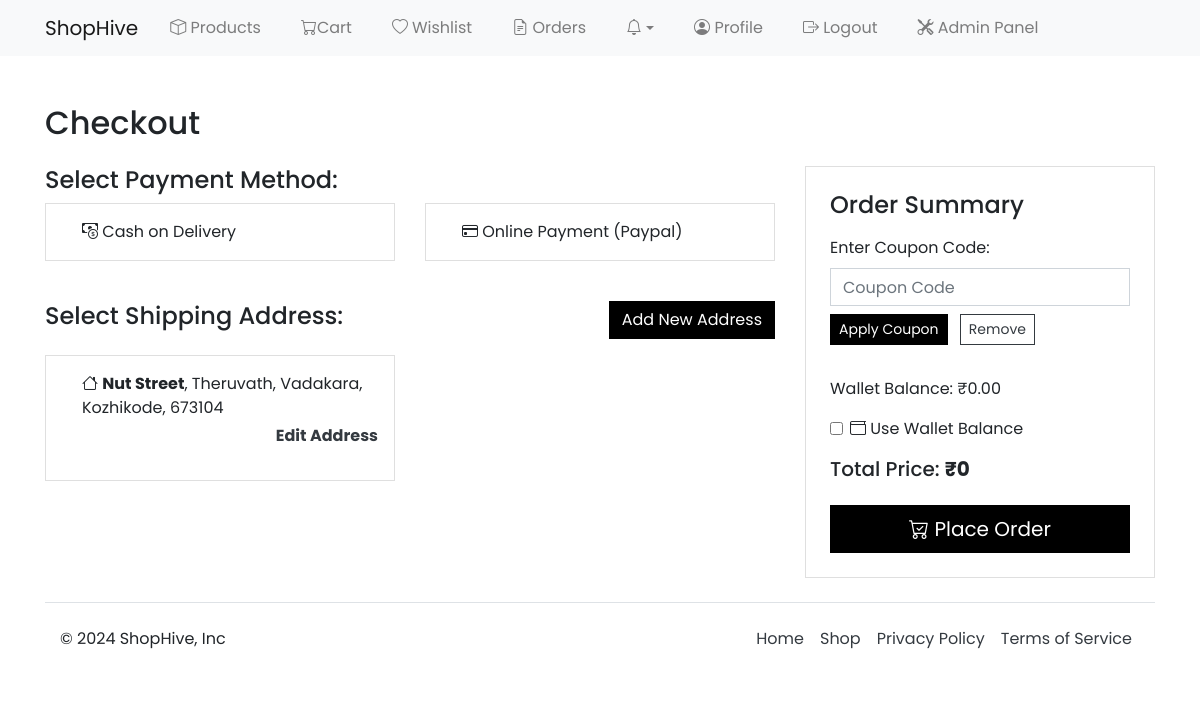
The app's page /checkout/ (signed in) with its own data.
### ecommerce_app/models.py (models this page shows, shortened)
class Address(models.Model):
    ADDRESS_TYPES = [
        ("billing", "Billing"),
        ("shipping", "Shipping"),
        ("office", "Office"),
        ("home", "Home"),
    ]
    user = models.ForeignKey(
        UserProfile, on_delete=models.CASCADE, related_name="addresses"
    )
    line_1 = models.TextField()
    line_2 = models.TextField(null=True, blank=True)
    city = models.CharField(max_length=50)
    state = models.CharField(max_length=50)
    post_code = models.CharField(max_length=6)
    is_primary = models.BooleanField(default=False)
    address_type = models.CharField(max_length=20, choices=ADDRESS_TYPES)

class UserProfile(AbstractUser):
    email = models.EmailField(unique=True, null=True, blank=True)
    is_blocked = models.BooleanField(default=False)
    phone_number = PhoneNumberField(unique=True, null=True, blank=True)

class Wallet(models.Model):
    user = models.OneToOneField(
        UserProfile, on_delete=models.CASCADE, related_name="wallet"
    )
    balance = models.DecimalField(max_digits=10, decimal_places=2, default=0.00)
    last_updated = models.DateTimeField(auto_now=True)

class Cart(models.Model):
    user = models.OneToOneField(
        UserProfile, on_delete=models.CASCADE, related_name="cart"
    )
    @property
    def total_price(self):
        return sum(item.total_price for item in self.cart_products.all())
    def total_items(self):
        return self.cart_products.count()

### ecommerce_app/views.py (the view, shortened to what this page needs)
# urls.py: path("checkout/", views.checkout, name="checkout"),
@login_required
@transaction.atomic
def checkout(request):
    user = request.user
    cart = get_object_or_404(Cart, user=user)
    addresses = Address.objects.filter(user=user, address_type="shipping")
    c = CurrencyConverter()
    wallet, created = Wallet.objects.get_or_create(user=user)
    invalid_items = validate_cart(cart)
    if invalid_items:
        for cart_product, _ in invalid_items:
            cart_product.delete()
        messages.error(request, "Some items in your cart are no longer available and have been removed. Please review your cart.")
        return redirect("app:view_cart")
    return render(request, "app/checkout.html", {"cart": cart, "addresses": addresses})

### ecommerce_app/views.py (called while the page is built, shortened)
def validate_cart(cart):
    invalid_items = []
    return invalid_items

### ecommerce_app/templates/app/checkout.html (shortened to what this page needs)
{% extends './base.html' %} {% load static %} {% block content %}
{% load humanize %}
<div class="container mt-5">
  <h2 class="mb-4">Checkout</h2>
  <div class="row">
    <div class="col-md-8">
      <form method="post">
        <div class="mb-4">
          <h4>Select Payment Method:</h4>
          <div class="row">
            <div class="col-md-6 mb-3">
              <div class="card p-3 cursor-pointer js-select-card" data-input-id="payment_method_COD">
                <div class="form-check">
                  <label for="payment_method_COD" class="form-check-label">
                    <i class="bi bi-cash-coin"></i> Cash on Delivery
                  </label>
                </div>
              </div>
            </div>
            <div class="col-md-6 mb-3">
              <div class="card p-3 cursor-pointer js-select-card" data-input-id="payment_method_ONLINE">
                <div class="form-check">
                  <label class="form-check-label" for="payment_method_ONLINE">
                    <i class="bi bi-credit-card"></i> Online Payment (Paypal)
                  </label>
                </div>
              </div>
            </div>
          </div>
        </div>
        <div class="mb-4">
          <div class="d-flex justify-content-between align-items-center mb-3">
            <h4>Select Shipping Address:</h4>
            <a href="{% url 'app:add_address' %}?next={% url 'app:checkout' %}" class="btn btn-black">Add New Address</a>
        </div>
          <div class="row">
            {% for address in addresses %}
            <div class="col-md-6 mb-3">
              <div class="card p-3 h-100 cursor-pointer js-select-card" data-input-id="address_{{ address.id }}">
                <div class="form-check mb-3">
                  <label for="address_{{ address.id }}" class="form-check-label">
                      <i class="bi bi-house"></i> <strong>{{ address.line_1 }}</strong>{% if address.line_2 %}, {{ address.line_2 }}{% endif %}, {{ address.city }}, {{ address.post_code }}
                  </label>
                  <div class="d-flex justify-content-between align-items-center mt-1">
                      <a class="text-dark font-weight-bold" href="{% url 'app:edit_address' address.id %}">
                         Edit Address
                      </a>
                  </div>
                </div>
              </div>
            </div>
            {% empty %}
            <div class="text-center">
              <p>No addresses found.</p>
              <a href="{% url 'app:add_address' %}?next={% url 'app:checkout' %}" class="btn btn-black">Please add an address</a>
            </div>
            {% endfor %}
          </div>
        </div>
      </div>
    <div class="col-md-4">
      <div class="card p-4">
        <h4 class="mb-3">Order Summary</h4>
        <div class="form-group row align-items-center mb-3">
          <label for="coupon_code" class="col-12">Enter Coupon Code:</label>
          <div class="col-12 mb-2">
            <input type="text" name="coupon_code" id="coupon_code" class="form-control" placeholder="Coupon Code">
          </div>
          <div class="col-auto">
            <button id="apply_coupon" type="button" class="btn btn-black btn-sm">Apply Coupon</button>
            <button id="remove_coupon" type="button" class="btn btn-outline-dark btn-sm ml-2">Remove</button>
          </div>
        </div>
        <p>Wallet Balance: <span id="wallet-balance">₹{{ request.user.wallet.balance|intcomma }}</span></p>
        <div class="form-check mb-3">
          <input type="checkbox" class="form-check-input" id="use_wallet" name="use_wallet">
          <label class="form-check-label" for="use_wallet">
            <i class="bi bi-wallet"></i> Use Wallet Balance
          </label>
        </div>
        <p class="h5">Total Price: <strong id="total-price">₹{{ cart.total_price|intcomma }}</strong></p>
        <button type="submit" {% if not addresses %} disabled {% endif %} class="btn btn-black btn-lg btn-block mt-3">
          <i class="bi bi-cart-check"></i> Place Order
        </button>
      </div>
    </div>
  </div>
</div>
{% endblock %}

### static/css/styles.css (style rules this page uses)
body { font-family: "Poppins", sans-serif; font-weight: 400; }
.btn-black { background-color: #000; color: #fff; }
.btn { border-radius: 0px; }
.form-control { border-radius: 0px; }
.card { border-radius: 0px; }

### records on screen
Address: line_1 "Nut Street", line_2 "Theruvath", city "Vadakara, Kozhikode", post_code "673104"
UserProfile: user.wallet.balance "0.00"
Cart: total_price "0"
